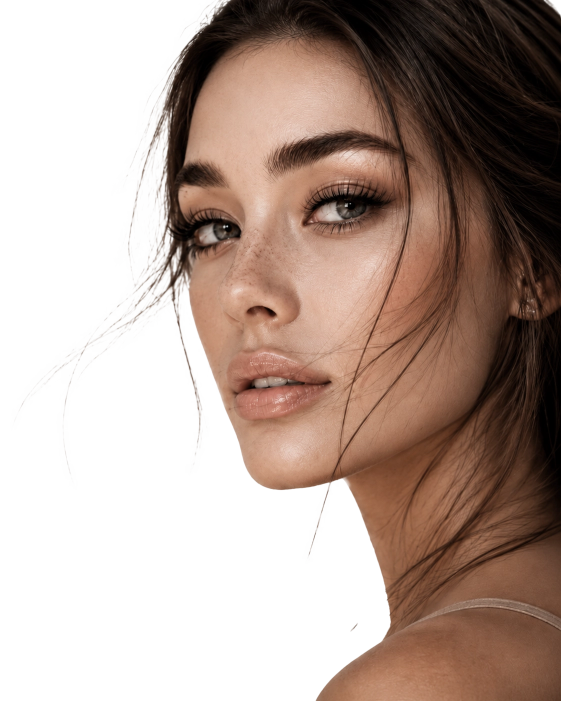
#> input picture assets/images/nhan vat hero section new.webp, 1122 x 1402 px (shown at 1/2 size)
$ python optimize-images.py
#> lines starting #> are read from the running program, lines starting #| are printed output that depends on the picture
#!/usr/bin/env python3
"""Convert & resize images to WebP quality 70 for Thao Eyelash landing page."""
from __future__ import annotations

import json
import os
import re
from pathlib import Path

from PIL import Image

ROOT = Path(__file__).resolve().parents[1]
ASSETS = ROOT / "assets" / "images"
QUALITY = 70
MANIFEST: list[dict] = []


def save_webp(im: Image.Image, out: Path) -> int:
    out.parent.mkdir(parents=True, exist_ok=True)
    if im.mode not in ("RGB", "RGBA"):
        im = im.convert("RGBA" if "A" in im.getbands() else "RGB")
    im.save(out, "WEBP", quality=QUALITY, method=6)
    return out.stat().st_size


def resize_max(im: Image.Image, max_w: int | None = None, max_h: int | None = None) -> Image.Image:
    im = im.copy()
    w, h = im.size
    if max_w and max_h:
        im.thumbnail((max_w, max_h), Image.LANCZOS)
    elif max_w:
        if w > max_w:
            nh = round(h * max_w / w)
            im = im.resize((max_w, nh), Image.LANCZOS)
    elif max_h:
        if h > max_h:
            nw = round(w * max_h / h)
            im = im.resize((nw, max_h), Image.LANCZOS)
    return im


def convert(src: Path, out: Path, *, max_w: int | None = None, max_h: int | None = None) -> None:
#> called with max_w = 900
    if not src.exists():
        print(f"SKIP missing: {src}")
        return
    orig = src.stat().st_size
    im = Image.open(src)
#> im is the input picture: PIL image 1122x1402 RGBA; mean R, G, B, A 176.9, 158, 148.6, 144.4
    im = resize_max(im, max_w=max_w, max_h=max_h)
    size = save_webp(im, out)
#> size = 84104
    MANIFEST.append(
        {
            "src": str(src.relative_to(ROOT)).replace("\\", "/"),
            "out": str(out.relative_to(ROOT)).replace("\\", "/"),
            "orig_kb": round(orig / 1024),
            "webp_kb": round(size / 1024),
        }
    )
    print(f"OK {out.name}: {orig // 1024}KB -> {size // 1024}KB ({im.size[0]}x{im.size[1]})")
#| OK nhan-vat-hero-desktop.webp: 383KB -> 82KB (900x1125)


def main() -> None:
    # Hero
    convert(ASSETS / "nhan vat hero section new.webp", ASSETS / "nhan-vat-hero-desktop.webp", max_w=900)
    convert(ASSETS / "nhan-vat-mobile-2.webp", ASSETS / "nhan-vat-mobile-2.webp", max_w=750)
#> call 2 of convert, with max_w = 750
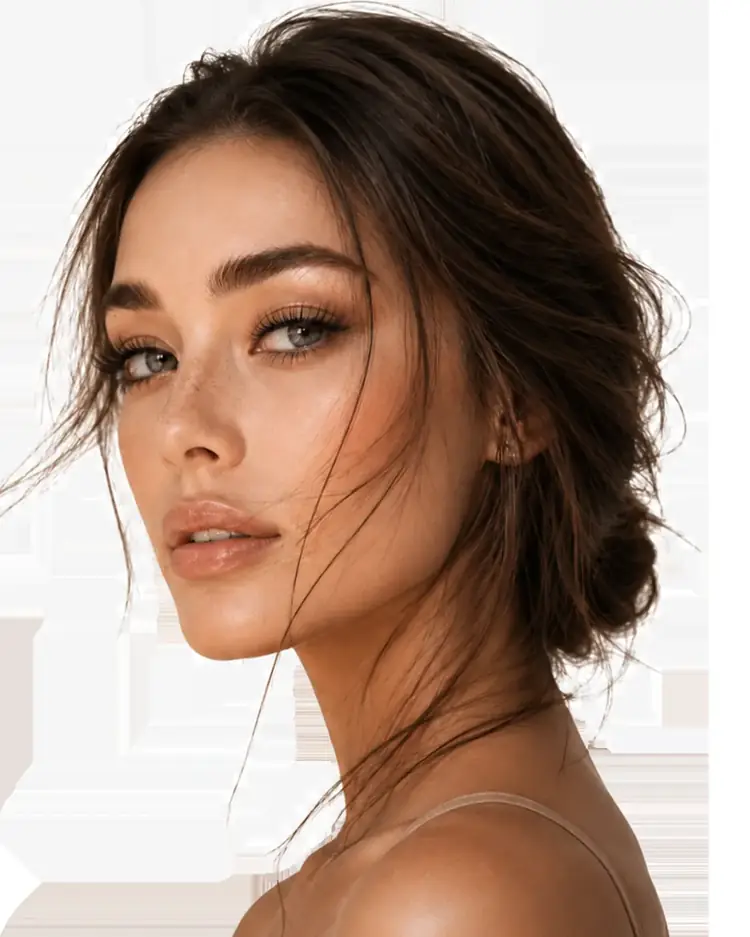
#> input picture assets/images/nhan-vat-mobile-2.webp, 750 x 937 px
#> in convert, im is the input picture: PIL image 750x937 RGB; mean R, G, B 174.6, 151.4, 137.6
#> in convert (call 2), `size = save_webp(im, out)`: size = 29524
#| OK nhan-vat-mobile-2.webp: 28KB -> 28KB (750x937)

    # Services carousel (square 720)
    services = ASSETS / "services"
    for name in [
        "classic.jpg",
        "classic-design.jpg",
        "anime.jpg",
        "hybrid.jpg",
        "volume-megavolume.jpg",
        "fox-eye.jpg",
        "wispy.jpg",
    ]:
        stem = Path(name).stem
        convert(services / name, services / f"{stem}.webp", max_w=720, max_h=720)
#> call 3 of convert, with max_w = 720, max_h = 720
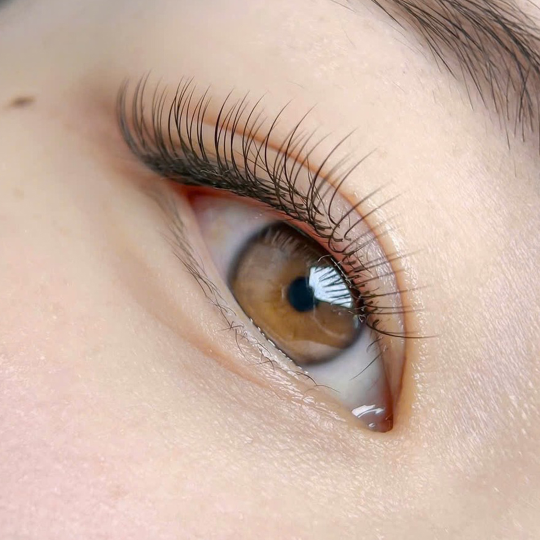
#> input picture assets/images/services/classic.jpg, 1080 x 1080 px (shown at 1/2 size)
#> in convert, im is the input picture: PIL image 1080x1080 RGB; mean R, G, B 200.4, 175.6, 161.9
#> call 3 of resize_max, with max_w = 720, max_h = 720
#> in resize_max (call 3), `im.thumbnail((max_w, max_h), Image.LANCZOS)`:
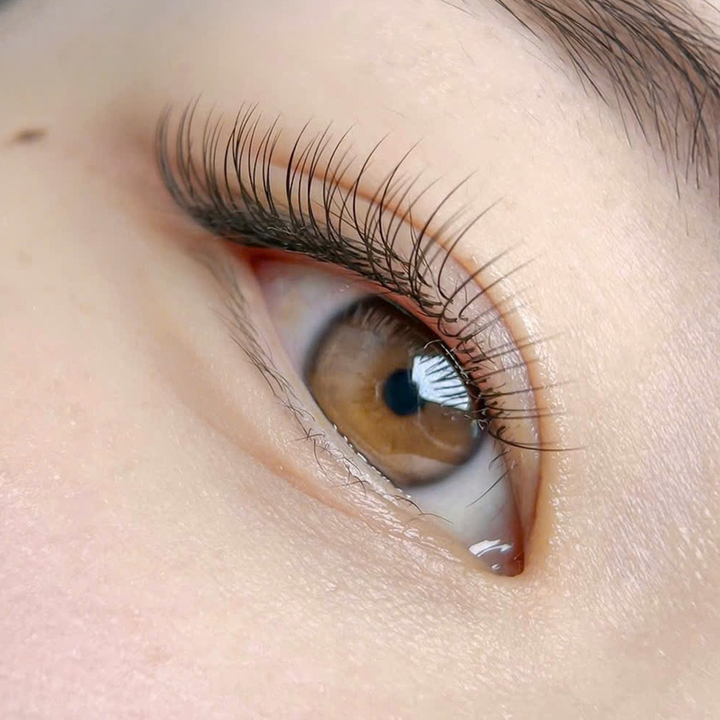
#> im: PIL image 720x720 RGB; mean R, G, B 200.4, 175.6, 161.9

    # Lash lift / brow compare
    for name in [
        "lash-lift-before.png",
        "lash-lift-after.png",
        "brow-lamination-before.png",
        "brow-lamination-after.png",
    ]:
        stem = Path(name).stem
        convert(services / name, services / f"{stem}.webp", max_w=800)

    # Why choose + reviews map
    convert(ASSETS / "why-choose-lash.png", ASSETS / "why-choose-lash.webp", max_w=800)
    convert(ASSETS / "reviews-google-maps.png", ASSETS / "reviews-google-maps.webp", max_w=606, max_h=570)

    # Logo (small icons stay PNG for crispness)
    convert(ASSETS / "logo.png", ASSETS / "logo.webp", max_w=400)
    convert(ASSETS / "logo trang.png", ASSETS / "logo-trang.webp", max_w=400)

    # Gallery — paths from script.js
    script = (ROOT / "script.js").read_text(encoding="utf-8")
    gallery_paths = re.findall(r'"assets/images/carosel san pham/[^"]+\.jpg"', script)
    for quoted in gallery_paths:
        rel = quoted.strip('"')
        src = ROOT / rel
        out = src.with_suffix(".webp")
        convert(src, out, max_h=800)

    # Google review photos (optional small set)
    reviews_data = ROOT / "reviews-data.js"
    if reviews_data.exists():
        for m in re.finditer(r'"assets/images/google-reviews/[^"]+\.(jpg|jpeg|png)"', reviews_data.read_text(encoding="utf-8")):
            rel = m.group(0).strip('"')
            src = ROOT / rel
            out = src.with_suffix(".webp")
            convert(src, out, max_w=800, max_h=800)

    total_orig = sum(x["orig_kb"] for x in MANIFEST)
    total_webp = sum(x["webp_kb"] for x in MANIFEST)
    print(f"\nDone: {len(MANIFEST)} files | {total_orig}KB -> {total_webp}KB (-{100 - round(100 * total_webp / max(total_orig, 1))}%)")

    manifest_path = ROOT / "scripts" / "optimize-manifest.json"
    manifest_path.write_text(json.dumps(MANIFEST, indent=2), encoding="utf-8")


if __name__ == "__main__":
#> (the run stopped early here; a loop or call above may not have finished)
